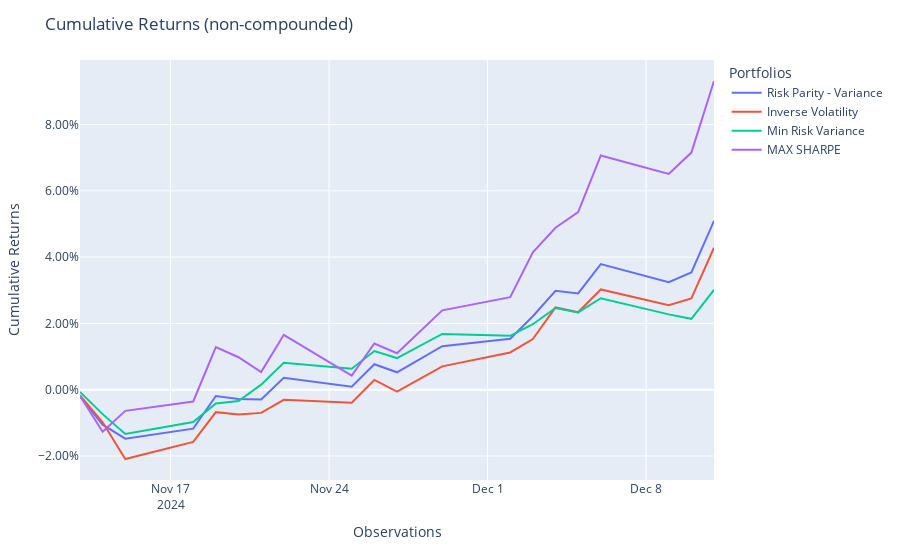

Notebook cell for this chart:
### Code cell
population.plot_cumulative_returns()

### Figure 1 — Plotly figure (JSON) as saved in the notebook; plotly's stock layout.template omitted (floating-point values rounded to 4 significant figures)
{"data": [{"hovertemplate": "variable=Risk Parity - Variance<br>index=%{x}<br>value=%{y}<extra></extra>", "legendgroup": "Risk Parity - Variance", "line": {"color": "#636efa", "dash": "solid"}, "marker": {"symbol": "circle"}, "mode": "lines", "name": "Risk Parity - Variance", "orientation": "v", "showlegend": true, "type": "scatter", "x": ["2024-11-13T00:00:00", "2024-11-14T00:00:00", "2024-11-15T00:00:00", "2024-11-18T00:00:00", "2024-11-19T00:00:00", "2024-11-20T00:00:00", "2024-11-21T00:00:00", "2024-11-22T00:00:00", "2024-11-25T00:00:00", "2024-11-26T00:00:00", "2024-11-27T00:00:00", "2024-11-29T00:00:00", "2024-12-02T00:00:00", "2024-12-03T00:00:00", "2024-12-04T00:00:00", "2024-12-05T00:00:00", "2024-12-06T00:00:00", "2024-12-09T00:00:00", "2024-12-10T00:00:00", "2024-12-11T00:00:00"], "xaxis": "x", "y": [-0.001992, -0.01054, -0.01478, -0.01175, -0.001906, -0.002786, -0.002974, 0.003621, 0.0008772, 0.007694, 0.005256, 0.01314, 0.01538, 0.02217, 0.02984, 0.02904, 0.03792, 0.03245, 0.03537, 0.05095], "yaxis": "y"}, {"hovertemplate": "variable=Inverse Volatility<br>index=%{x}<br>value=%{y}<extra></extra>", "legendgroup": "Inverse Volatility", "line": {"color": "#EF553B", "dash": "solid"}, "marker": {"symbol": "circle"}, "mode": "lines", "name": "Inverse Volatility", "orientation": "v", "showlegend": true, "type": "scatter", "x": ["2024-11-13T00:00:00", "2024-11-14T00:00:00", "2024-11-15T00:00:00", "2024-11-18T00:00:00", "2024-11-19T00:00:00", "2024-11-20T00:00:00", "2024-11-21T00:00:00", "2024-11-22T00:00:00", "2024-11-25T00:00:00", "2024-11-26T00:00:00", "2024-11-27T00:00:00", "2024-11-29T00:00:00", "2024-12-02T00:00:00", "2024-12-03T00:00:00", "2024-12-04T00:00:00", "2024-12-05T00:00:00", "2024-12-06T00:00:00", "2024-12-09T00:00:00", "2024-12-10T00:00:00", "2024-12-11T00:00:00"], "xaxis": "x", "y": [-0.001755, -0.009822, -0.02091, -0.01574, -0.00678, -0.007475, -0.006997, -0.003053, -0.003928, 0.002944, -0.0005791, 0.007041, 0.01123, 0.0153, 0.02485, 0.02335, 0.03025, 0.02547, 0.02756, 0.04284], "yaxis": "y"}, {"hovertemplate": "variable=Min Risk Variance<br>index=%{x}<br>value=%{y}<extra></extra>", "legendgroup": "Min Risk Variance", "line": {"color": "#00cc96", "dash": "solid"}, "marker": {"symbol": "circle"}, "mode": "lines", "name": "Min Risk Variance", "orientation": "v", "showlegend": true, "type": "scatter", "x": ["2024-11-13T00:00:00", "2024-11-14T00:00:00", "2024-11-15T00:00:00", "2024-11-18T00:00:00", "2024-11-19T00:00:00", "2024-11-20T00:00:00", "2024-11-21T00:00:00", "2024-11-22T00:00:00", "2024-11-25T00:00:00", "2024-11-26T00:00:00", "2024-11-27T00:00:00", "2024-11-29T00:00:00", "2024-12-02T00:00:00", "2024-12-03T00:00:00", "2024-12-04T00:00:00", "2024-12-05T00:00:00", "2024-12-06T00:00:00", "2024-12-09T00:00:00", "2024-12-10T00:00:00", "2024-12-11T00:00:00"], "xaxis": "x", "y": [-0.0006838, -0.00737, -0.01336, -0.009762, -0.004134, -0.003412, 0.001537, 0.008107, 0.006326, 0.01166, 0.00955, 0.01681, 0.01626, 0.01976, 0.02465, 0.02331, 0.02759, 0.02273, 0.02138, 0.03012], "yaxis": "y"}, {"hovertemplate": "variable=MAX SHARPE<br>index=%{x}<br>value=%{y}<extra></extra>", "legendgroup": "MAX SHARPE", "line": {"color": "#ab63fa", "dash": "solid"}, "marker": {"symbol": "circle"}, "mode": "lines", "name": "MAX SHARPE", "orientation": "v", "showlegend": true, "type": "scatter", "x": ["2024-11-13T00:00:00", "2024-11-14T00:00:00", "2024-11-15T00:00:00", "2024-11-18T00:00:00", "2024-11-19T00:00:00", "2024-11-20T00:00:00", "2024-11-21T00:00:00", "2024-11-22T00:00:00", "2024-11-25T00:00:00", "2024-11-26T00:00:00", "2024-11-27T00:00:00", "2024-11-29T00:00:00", "2024-12-02T00:00:00", "2024-12-03T00:00:00", "2024-12-04T00:00:00", "2024-12-05T00:00:00", "2024-12-06T00:00:00", "2024-12-09T00:00:00", "2024-12-10T00:00:00", "2024-12-11T00:00:00"], "xaxis": "x", "y": [-0.001868, -0.01267, -0.006375, -0.003557, 0.01284, 0.0098, 0.005331, 0.01655, 0.004231, 0.01394, 0.011, 0.02394, 0.02794, 0.04148, 0.04888, 0.0536, 0.07069, 0.0651, 0.07155, 0.09315], "yaxis": "y"}], "layout": {"autosize": true, "legend": {"title": {"text": "Portfolios"}, "tracegroupgap": 0}, "margin": {"t": 60}, "title": {"text": "Cumulative Returns (non-compounded)"}, "xaxis": {"anchor": "y", "autorange": true, "domain": [0, 1], "range": ["2024-11-13", "2024-12-11"], "title": {"text": "Observations"}, "type": "date"}, "yaxis": {"anchor": "x", "autorange": true, "domain": [0, 1], "range": [-0.02725, 0.09949], "tickformat": ".2%", "title": {"text": "Cumulative Returns"}, "type": "linear"}}}
